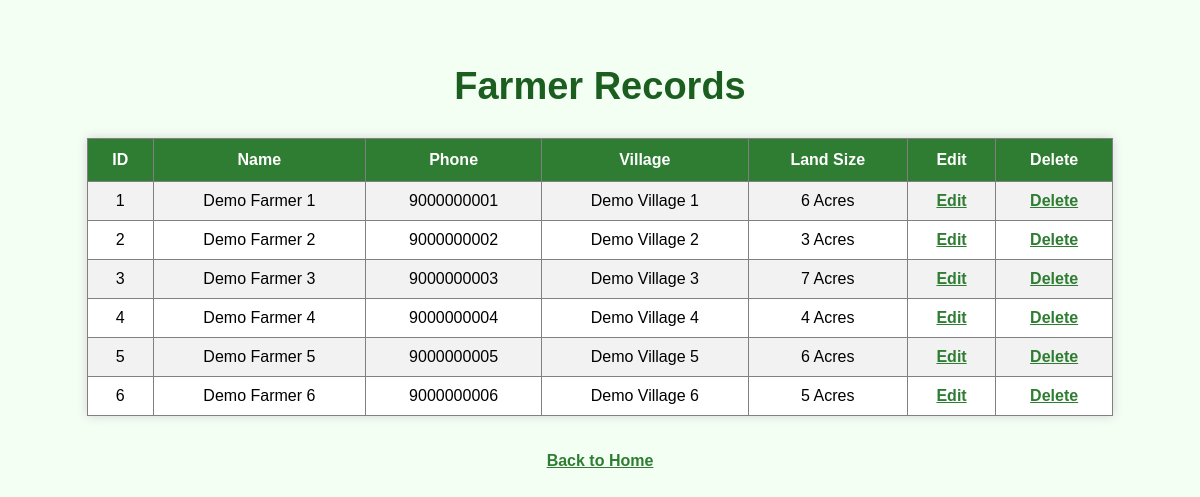
The app's page /view_farmers.php with its own data.
### tables this page shows
CREATE TABLE `farmers` (
  `farmer_id` int(11) NOT NULL,
  `name` varchar(100) DEFAULT NULL,
  `phone` varchar(15) DEFAULT NULL,
  `village` varchar(100) DEFAULT NULL,
  `land_size` varchar(50) DEFAULT NULL
);

### view_farmers.php (the view, shortened to what this page needs)
<?php
include 'db.php';
$sql = "SELECT * FROM farmers";
$result = mysqli_query($conn, $sql);
?>
<!DOCTYPE html>
<html>
<head>
    <link rel="stylesheet" href="style.css">
</head>
<body>
<div class="container">
    <h1>Farmer Records</h1>
    <table border="1" cellpadding="10" cellspacing="0" align="center">
        <tr>
            <th>ID</th>
            <th>Name</th>
            <th>Phone</th>
            <th>Village</th>
            <th>Land Size</th>
            <th>Edit</th>
            <th>Delete</th>
        </tr>
        <?php
        while($row = mysqli_fetch_assoc($result)) {
        ?>
        <tr>
            <td><?php echo $row['farmer_id']; ?></td>
            <td><?php echo $row['name']; ?></td>
            <td><?php echo $row['phone']; ?></td>
            <td><?php echo $row['village']; ?></td>
            <td><?php echo $row['land_size']; ?></td>
            <td>
                <a href="edit_farmer.php?id=<?php echo $row['farmer_id']; ?>">
                    Edit
                </a>
            </td>
            <td>
                <a href="delete_farmer.php?id=<?php echo $row['farmer_id']; ?>">
                    Delete
                </a>
            </td>
        </tr>
        <?php
        }
        ?>
    </table>
    <br><br>
    <a href="index.php">Back to Home</a>
</div>
</body>
</html>

### style.css (style rules this page uses)
body { margin: 0; padding: 0; padding-bottom: 70px; font-family: Arial, sans-serif; background: #f4fff4; }
.container { width: 90%; margin: auto; text-align: center; padding-top: 40px; }
h1 { color: #1b5e20; margin-bottom: 30px; font-size: 38px; }
table { width: 95%; margin: auto; border-collapse: collapse; background: white; box-shadow: 0px 0px 10px lightgray; }
table th { background: #2e7d32; color: white; padding: 12px; }
table td { padding: 10px; }
table tr:nth-child(even) { background: #f2f2f2; }
a { color: #2e7d32; font-weight: bold; }

### records on screen
farmers: farmer_id "1", name "Demo Farmer 1", phone "9000000001", village "Demo Village 1", land_size "6 Acres"
farmers: farmer_id "2", name "Demo Farmer 2", phone "9000000002", village "Demo Village 2", land_size "3 Acres"
farmers: farmer_id "3", name "Demo Farmer 3", phone "9000000003", village "Demo Village 3", land_size "7 Acres"
farmers: farmer_id "4", name "Demo Farmer 4", phone "9000000004", village "Demo Village 4", land_size "4 Acres"
farmers: farmer_id "5", name "Demo Farmer 5", phone "9000000005", village "Demo Village 5", land_size "6 Acres"
farmers: farmer_id "6", name "Demo Farmer 6", phone "9000000006", village "Demo Village 6", land_size "5 Acres"
